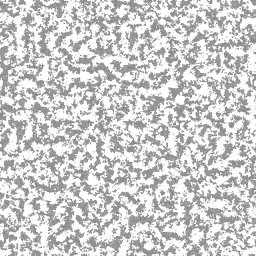
#> input picture TestGUI/plan/world/output_greened.png, 256 x 256 px, shrunk from 512 x 512 before the run
$ python perlin_noise_world_heightmap_generator.py
#> lines starting #> are read from the running program, lines starting #| are printed output that depends on the picture; after the words box and inside, x2 and y2 are one past the last pixel; in counts of white or black regions, pixels touching at a corner belong together
#> the answer given: output_greened.png
from array import array
import sys
from xmlrpc.client import Boolean
from PIL import Image
import numpy as np
import tkinter as tk
import tkinter.filedialog as tkfd
from random import random
import pywavefront
#from perlin_numpy import ( generate_fractal_noise_2d )        # Run `pip3 install git+https://github.com/pvigier/perlin-numpy` for this package


IMAGE_CUTOUT_THRESHOLD = 130
CLUSTER_SIZE_THRESHOLD = 10
GREEN_OUT_COLOR = [0, 255, 0, 0]


root = tk.Tk()
root.withdraw()


def read_image(path: str) -> Image:
#> called with path = 'output_greened.png'
    try:
        image = Image.open(path)
#> image is the input picture: PIL image 256x256 RGBA; mean R, G, B, A 110.9, 110.9, 110.9, 111.5
        return image
    except Exception as e:
        print(e)


class Quad:
    # NOTE: this class is simply two triangles calculated in the evaluate function. It holds 4 vertices however.
    four_indices = []
    """
            The four_indices are defined in this order:

            0 -- 1
            |    |
            2 -- 3
    """

    def __init__(self):
        self.four_indices = []

    def evaluate(self, wavefront_obj):
        # The indices
        i0 = self.four_indices[0]
        i1 = self.four_indices[1]
        i2 = self.four_indices[2]
        i3 = self.four_indices[3]

        # Get count of number of inactive vertices (NOTE: this system may actually create dangling vertices)
        count_inactive = 0
        for index in self.four_indices:
            if index < 0:
                count_inactive += 1

        if count_inactive > 1:
            return  # This is an impossible quad
        elif count_inactive == 1:
            # Create the face where the 3 remaining active vertices are
            if i0 < 0:
                wavefront_obj.faces.append(f'f {i1} {i2} {i3}')
            elif i1 < 0:
                wavefront_obj.faces.append(f'f {i0} {i2} {i3}')
            elif i2 < 0:
                wavefront_obj.faces.append(f'f {i0} {i3} {i1}')
            elif i3 < 0:
                wavefront_obj.faces.append(f'f {i0} {i2} {i1}')
            return  # Let the rest of the method do the normal 4 active vertices calc

        # Find how to arrange the triangles
        v0 = wavefront_obj.registered_vertices_values[i0 - 1]
        v1 = wavefront_obj.registered_vertices_values[i1 - 1]
        v2 = wavefront_obj.registered_vertices_values[i2 - 1]
        v3 = wavefront_obj.registered_vertices_values[i3 - 1]
        height_diff_03 = abs(v0.y - v3.y)
        height_diff_12 = abs(v1.y - v2.y)

        if height_diff_03 < height_diff_12:
            wavefront_obj.faces.append(f'f {i0} {i3} {i1}')
            wavefront_obj.faces.append(f'f {i0} {i2} {i3}')
        else:
            wavefront_obj.faces.append(f'f {i0} {i2} {i1}')
            wavefront_obj.faces.append(f'f {i1} {i2} {i3}')


class Vertex:
    x: float = 0.0
    y: float = 0.0
    z: float = 0.0
    is_active: bool = False

    def __init__(self):
        self.x = 0.0
        self.y = 0.0
        self.z = 0.0
        self.is_active = False


class WavefrontObject:      # NOTE: for now at least, there's only one bc we're putting the whole thing in one.
    name: str

    registered_vertices: dict
    next_vertex_index: int
    registered_vertices_values = []

    vertices = []
    faces = []

    def __init__(self):
        self.name = ''
        self.registered_vertices = dict()
        self.next_vertex_index = 1
        self.registered_vertices_values = []
        self.vertices = []
        self.faces = []

    def as_string(self):
        giant_string = f'o {self.name}\n'

        giant_string += '\n# Vertices\n'
        for vert in self.vertices:
            giant_string += f'{vert}\n'

        giant_string += '\n# Faces\n'
        for face in self.faces:
            giant_string += f'{face}\n'

        return giant_string


# class WavefrontFile:
#     objects = [WavefrontObject]


if __name__ == '__main__':
    #
    # Load in image
    #
    fname = tkfd.askopenfilename(initialdir='.')
    if not fname:
        sys.exit(0)

    image = read_image(fname)
    image.show()

    #
    # Change image to green out lower threshold (and make it transparent)
    # NOTE: this also builds up the image mask as well
    #
    img_mask = []
    arr = np.array(image)
    for i in range(len(arr)):
        img_mask_row = []
        for j in range(len(arr[i])):
            mask_val = True
            if arr[i][j][0] < IMAGE_CUTOUT_THRESHOLD:
                arr[i][j] = GREEN_OUT_COLOR
                mask_val = False
            img_mask_row.append(mask_val)
        img_mask.append(img_mask_row)
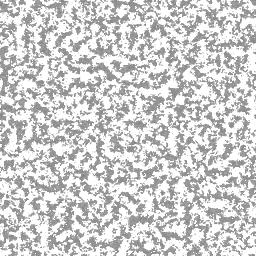
#> arr: shape (256, 256, 4); mean R, G, B, A 90.8, 184.1, 90.8, 107; transparent parts drawn white
#> after the loop, img_mask = 256 items

    image_greened = Image.fromarray(arr)
    image_greened.show()

    save_fname = tkfd.asksaveasfilename(initialdir='.', confirmoverwrite=True, initialfile='output_greened.png')
    if not save_fname:
        sys.exit(0)

    image_greened.save(save_fname)

    #
    # Gather together the values from the image mask
    # NOTE: this is destructive to img_mask btw
    #
    def check_img_mask_location(i: int, j: int) -> bool:
        if i < 0 or i >= len(img_mask) or \
            j < 0 or j >= len(img_mask[i]):
            return False
        return img_mask[i][j]

    img_mask_clusters = []
    for i in range(len(img_mask)):
        for j in range(len(img_mask[i])):
            new_cluster = []

            # Try looking for any new clusters, and hope that the cells get added in
            # I feel kinda clever for coming up with this iterative solution hehehehe
            check_index = 0
            check_positions = []
            check_positions.append((i, j))
            while check_index < len(check_positions):
                pos = check_positions[check_index]
                check_i = pos[0]
                check_j = pos[1]
                if check_img_mask_location(check_i, check_j):
                    new_cluster.append((check_i, check_j))
                    img_mask[check_i][check_j] = False      # Destruct this node bc it's visited now

                    check_positions.append((check_i+1, check_j))        # Add more nodes to visit bc this was a success
                    check_positions.append((check_i-1, check_j))
                    check_positions.append((check_i, check_j+1))
                    check_positions.append((check_i, check_j-1))

                check_index += 1

            if len(new_cluster) > 0:
                img_mask_clusters.append(new_cluster)
#> after the loop, img_mask_clusters = 1351 items

    #
    # With the new clusters, cut out small clusters
    #
    for cluster in img_mask_clusters:
        if len(cluster) < CLUSTER_SIZE_THRESHOLD:
            for coordinate in cluster:
                i = coordinate[0]
                j = coordinate[1]
                arr[i][j] = GREEN_OUT_COLOR
#> this loop made 1351 passes
#> cluster on passes 5, 6, 9: [(0, 53), (0, 54)], [(0, 73), (0, 74), (0, 75), (1, 75), (0, 76), (1, 76)], [(0, 193), (0, 194), (0, 195)]
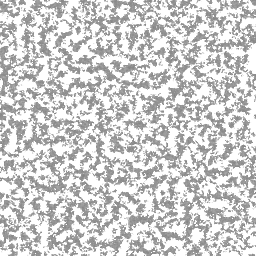
#> arr: shape (256, 256, 4); 3.15% of pixels changed, all inside (x1, y1, x2, y2) = (0, 0, 256, 256); transparent parts drawn white

    #
    # Generate .obj objects
    #
    obj_obj = WavefrontObject()
    obj_obj.name = 'the_ho_thing'

    # Create the vertex grid
    print("Creating the Vertex Grid")
    vertices = []
    for i in range(len(arr)):
        new_vertices_row = []
        for j in range(len(arr[i])):
            col = arr[i][j]
            new_vert = Vertex()
            new_vert.is_active = False if col[3] == 0 else True
            new_vert.x = i
            new_vert.y = float(col[0]) / 20.0 * 1.5
            new_vert.z = j
            new_vertices_row.append(new_vert)
        vertices.append(new_vertices_row)
#> this loop made 256 passes

    # Create the quad grid
    print("Creating the Quad Grid")
    quads = []
    for x in range(len(vertices) - 1):
        new_quads_row = []
        for z in range(len(vertices[x]) - 1):
            offsets = [[0,0], [1,0], [0,1], [1,1]]
            new_quad = Quad()

            for off in offsets:
                # Convert vertices into the indices
                vertex = vertices[x + off[0]][z + off[1]]

                insertion_index = -1    # This is the inactive flag value
                if vertex.is_active:
                    if vertex in obj_obj.registered_vertices.keys():
                        # Use previously registered index for this vertex
                        insertion_index = obj_obj.registered_vertices[vertex]
                    else:
                        # Register the unknown vertex
                        insertion_index = obj_obj.next_vertex_index
                        obj_obj.next_vertex_index += 1
                        obj_obj.registered_vertices[vertex] = insertion_index
                        obj_obj.registered_vertices_values.append(vertex)
                        obj_obj.vertices.append(f'v {vertex.x} {vertex.y} {vertex.z}')

                # Add the index into the quad
                new_quad.four_indices.append(insertion_index)

            # Add the quad
            new_quads_row.append(new_quad)
        quads.append(new_quads_row)

    # Evaluate the quads
    print("Evaluating Quads into Triangles")
    for quad_row in quads:
        for quad in quad_row:
            quad.evaluate(obj_obj)

    # Write out the obj file
    print("Done.")
    save_fname_objfile = tkfd.asksaveasfilename(initialdir='.', confirmoverwrite=True, initialfile='output_3d_model.obj')
    if not save_fname_objfile:
        sys.exit(0)

    print("Saving...")
    with open(save_fname_objfile, 'w') as fo:
        fo.write(obj_obj.as_string())
#> the loop in as_string, `for vert in self.vertices:` made 39506 passes
#> vert on passes 1 to 3: 'v 0 11.024999999999999 0', 'v 1 12.225000000000001 0', 'v 0 11.475000000000001 1'
#> the loop in as_string, `for face in self.faces:` made 58282 passes
#> face on passes 1 to 3: 'f 1 4 2', 'f 1 3 4', 'f 3 5 4'
    print("Done.")


    #
    # With the new clusters, color them with random colors
    #
    for cluster in img_mask_clusters:
        random_color = GREEN_OUT_COLOR if len(cluster) < CLUSTER_SIZE_THRESHOLD else [int(random() * 255), int(random() * 255), int(random() * 255), 255]
        for coordinate in cluster:
            i = coordinate[0]
            j = coordinate[1]
            arr[i][j] = random_color
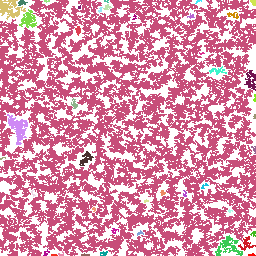
#> arr: shape (256, 256, 4); mean R, G, B, A 118.4, 149.9, 73, 153.7; transparent parts drawn white

    image_greened_clustered = Image.fromarray(arr)
    image_greened_clustered.show()

    save_fname2 = tkfd.asksaveasfilename(initialdir='.', confirmoverwrite=True, initialfile='output_clustered.png')
    if not save_fname2:
        sys.exit(0)

    image_greened_clustered.save(save_fname2)
